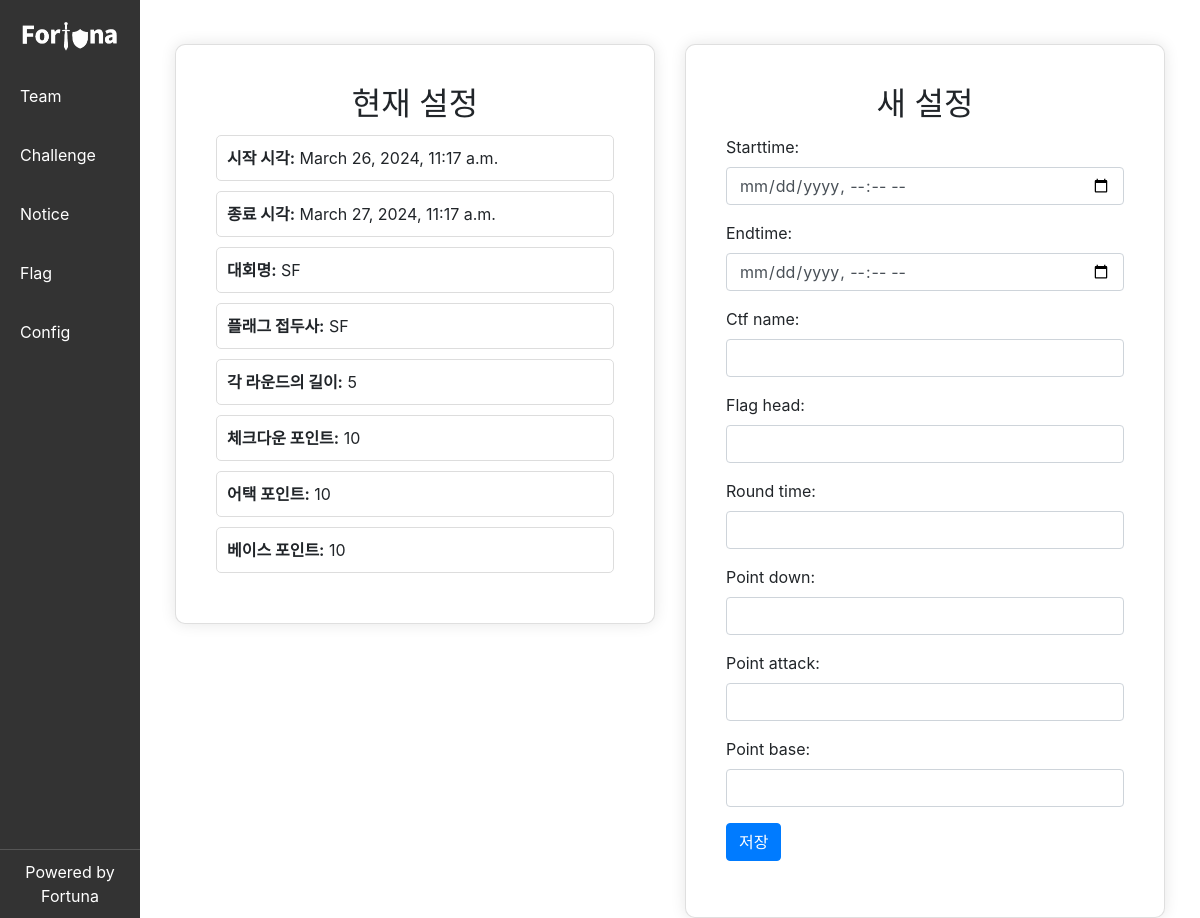
/manage/config/, run on the app's committed database.
### config/models.py (models this page shows, shortened)
class Config(models.Model):
    starttime = models.DateTimeField()
    endtime = models.DateTimeField()
    ctf_name = models.TextField()
    flag_head = models.TextField()
    round_time = models.IntegerField()
    point_down = models.IntegerField()
    point_attack = models.IntegerField()
    point_base = models.IntegerField()
    created_at = models.DateTimeField(auto_now_add=True)

### config/views.py (the view)
# urls.py: path('config/', config.config_view, name='config'),
def config_view(request):
    if request.method == "POST":
        form = ConfigForm(request.POST)
        if form.is_valid():
            form.save()
            return redirect('config')  # 성공적으로 저장 후 같은 뷰로 리디렉션
    else:
        form = ConfigForm()  # GET 요청 시 빈 폼 생성
    try:
        config = Config.objects.latest('created_at')
        context = {'config': config, 'form': form}
    except Config.DoesNotExist:
        context = {'form': form}  # Config 데이터가 없을 경우 form만 컨텍스트에 추가
    return render(request, 'config/config.html', context)

### config/forms.py
class ConfigForm(forms.ModelForm):
    class Meta:
        model = Config
        fields = [
            'starttime',
            'endtime',
            'ctf_name',
            'flag_head',
            'round_time',
            'point_down',
            'point_attack',
            'point_base'
        ]
        widgets = {
            'starttime': forms.DateTimeInput(attrs={'type': 'datetime-local', 'class': 'form-control'}),
            'endtime': forms.DateTimeInput(attrs={'type': 'datetime-local', 'class': 'form-control'}),
            'ctf_name': forms.TextInput(attrs={'class': 'form-control'}),
            'flag_head': forms.TextInput(attrs={'class': 'form-control'}),
            'round_time': forms.NumberInput(attrs={'class': 'form-control'}),
            'point_down': forms.NumberInput(attrs={'class': 'form-control'}),
            'point_attack': forms.NumberInput(attrs={'class': 'form-control'}),
            'point_base': forms.NumberInput(attrs={'class': 'form-control'}),
        }

### templates/config/config.html (shortened to what this page needs)
{% extends 'manage/base.html' %}
{% load static %}
{% block content %}
<div class="container-fluid mt-4">
    <div class="row">
        <div class="col-md-6">
            <div class="card">
                <div class="card-body">
                    <h2 class="card-title text-center">현재 설정</h2>
                    {% if config %}
                    <div class="config-item"><span class="config-title">시작 시각:</span> {{ config.starttime }}</div>
                    <div class="config-item"><span class="config-title">종료 시각:</span> {{ config.endtime }}</div>
                    <div class="config-item"><span class="config-title">대회명:</span> {{ config.ctf_name }}</div>
                    <div class="config-item"><span class="config-title">플래그 접두사:</span> {{ config.flag_head }}</div>
                    <div class="config-item"><span class="config-title">각 라운드의 길이:</span> {{ config.round_time }}
                    </div>
                    <div class="config-item"><span class="config-title">체크다운 포인트:</span> {{ config.point_down }}
                    </div>
                    <div class="config-item"><span class="config-title">어택 포인트:</span> {{ config.point_attack }}
                    </div>
                    <div class="config-item"><span class="config-title">베이스 포인트:</span> {{ config.point_base }}
                    </div>
                    {% else %}
                    <p>Config 데이터가 없습니다.</p>
                    {% endif %}
                </div>
            </div>
        </div>
        <div class="col-md-6">
            <div class="card">
                <div class="card-body">
                    <h2 class="card-title text-center">새 설정</h2>
                    <form method="post">
                        {{ form.as_p }}
                        <div class="form-group">
                            <button type="submit" class="btn btn-primary">저장</button>
                        </div>
                </div>
            </div>
        </div>
    </div>
    {% endblock content %}

### static/manage.css (style rules this page uses)
.col-md-6 { padding: 0 15px; }
.card { margin: 0 auto; padding: 20px; border-radius: 10px; box-shadow: 0 0 15px rgba(0, 0, 0, 0.1); }
.config-item { background-color: #ffffff; border: 1px solid #ddd; border-radius: 5px; padding: 10px; margin-bottom: 10px; }
.config-title { font-weight: bold; }

### data on the page
Config: starttime "March 26, 2024, 11:17 a.m.", endtime "March 27, 2024, 11:17 a.m.", ctf_name "SF", flag_head "SF", round_time "5", point_down "10", point_attack "10", point_base "10"
